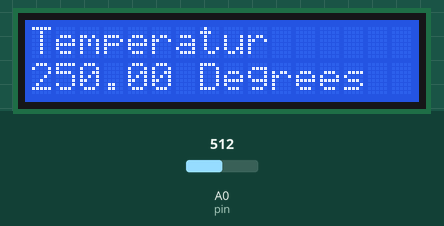
Simulated run of this sketch. Board: Arduino Uno, built with avr-gcc and run on an emulated ATmega328P. Parts: 16×2 character LCD. The inputs (shaded band) are chosen by the test bench; at power-on: A0 (pin) = 512. What the sketch prints to the serial monitor is not drawn.

Above: at 3.2 s.
3.3 s: A0 (pin) set to 216
At 5.2 s:
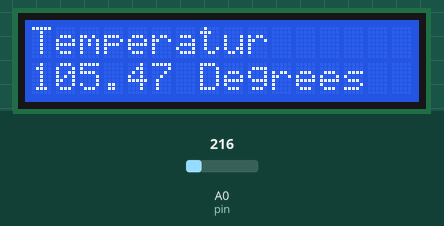
5.5 s: A0 (pin) set to 197
At 7.1 s:
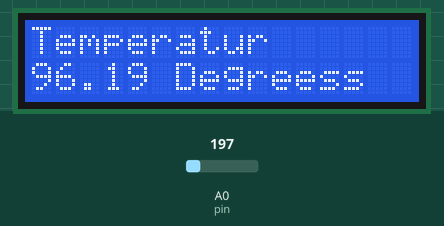
7.5 s: A0 (pin) set to 23
At 8.9 s:
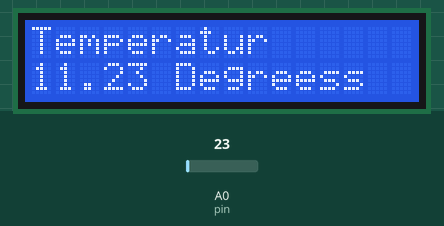
9.5 s: A0 (pin) set to 18
At 10.6 s:
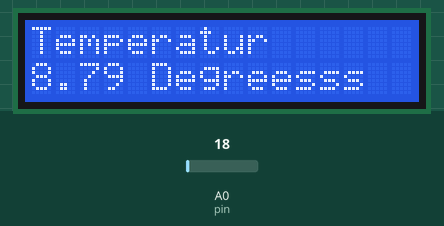
Timing chart, 0 to 12.5 s (numbered marks = the images above; inputs shaded):
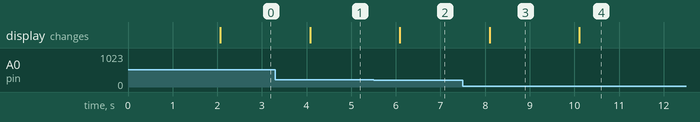

The sketch:

lcd_demo.ino
```cpp
#include <LiquidCrystal.h>
LiquidCrystal lcd(10,9,5,4,3,2);
int pin = 0;


void setup() {
  Serial.begin(9600);
  lcd.begin(16,2);
  lcd.setCursor(0,0);
  lcd.print("Temperatur");
  delay(2000);
}

void loop() {
  int value = analogRead(pin);
  Serial.print(value);
  Serial.print(" > ");
  float m = (value/1024.0)*5000;
  float c = m/10;
  Serial.print(c);
  Serial.print("degrees Celsius");
  Serial.print((c*9)/5+32);
  Serial.print("degree frhrenheit");

  Serial.println("----------------");
  lcd.setCursor(0,1);
 lcd.print(c);
 lcd.print(" Degrees");
 delay(1000);
}
```

Measured:
- the behaviour switches between 205 and 204 on A0 (pin) (found by bisection; images 1 and 2)
- the behaviour switches between 21 and 20 on A0 (pin) (found by bisection; images 3 and 4)
- after the input at 3.3 s, the display: changes after 0.78 s (image 1)
- after the input at 5.5 s, the display: changes after 0.59 s (image 2)
- after the input at 7.5 s, the display: changes after 0.60 s (image 3)
- after the input at 9.5 s, the display: changes after 0.61 s (image 4)
